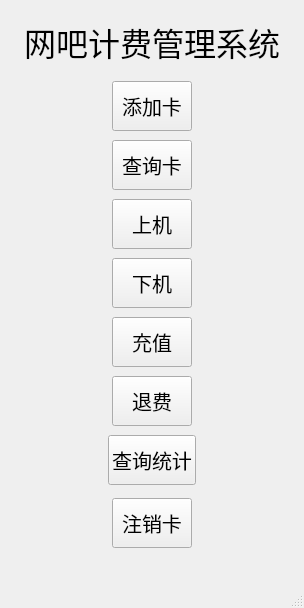
<?xml version="1.0" encoding="UTF-8"?>
<ui version="4.0">
 <class>menu</class>
 <widget class="QMainWindow" name="menu">
  <property name="geometry">
   <rect>
    <x>0</x>
    <y>0</y>
    <width>304</width>
    <height>594</height>
   </rect>
  </property>
  <property name="windowTitle">
   <string>menu</string>
  </property>
  <widget class="QWidget" name="centralwidget">
   <layout class="QVBoxLayout" name="verticalLayout">
    <item>
     <widget class="QWidget" name="widget" native="true">
      <layout class="QHBoxLayout" name="horizontalLayout">
       <property name="leftMargin">
        <number>9</number>
       </property>
       <property name="bottomMargin">
        <number>0</number>
       </property>
       <item>
        <spacer name="horizontalSpacer">
         <property name="orientation">
          <enum>Qt::Horizontal</enum>
         </property>
         <property name="sizeHint" stdset="0">
          <size>
           <width>40</width>
           <height>20</height>
          </size>
         </property>
        </spacer>
       </item>
       <item>
        <widget class="QLabel" name="label">
         <property name="font">
          <font>
           <family>Arial</family>
           <pointsize>24</pointsize>
          </font>
         </property>
         <property name="text">
          <string>网吧计费管理系统</string>
         </property>
        </widget>
       </item>
       <item>
        <spacer name="horizontalSpacer_2">
         <property name="orientation">
          <enum>Qt::Horizontal</enum>
         </property>
         <property name="sizeHint" stdset="0">
          <size>
           <width>40</width>
           <height>20</height>
          </size>
         </property>
        </spacer>
       </item>
      </layout>
     </widget>
    </item>
    <item>
     <widget class="QWidget" name="widget_2" native="true">
      <layout class="QGridLayout" name="gridLayout">
       <property name="topMargin">
        <number>0</number>
       </property>
       <property name="bottomMargin">
        <number>20</number>
       </property>
       <property name="verticalSpacing">
        <number>0</number>
       </property>
       <item row="2" column="0">
        <widget class="QWidget" name="widget_7" native="true">
         <layout class="QHBoxLayout" name="horizontalLayout_7">
          <property name="topMargin">
           <number>0</number>
          </property>
          <item>
           <spacer name="horizontalSpacer_9">
            <property name="orientation">
             <enum>Qt::Horizontal</enum>
            </property>
            <property name="sizeHint" stdset="0">
             <size>
              <width>40</width>
              <height>20</height>
             </size>
            </property>
           </spacer>
          </item>
          <item>
           <widget class="QPushButton" name="Qon">
            <property name="minimumSize">
             <size>
              <width>0</width>
              <height>50</height>
             </size>
            </property>
            <property name="font">
             <font>
              <pointsize>15</pointsize>
             </font>
            </property>
            <property name="text">
             <string>上机</string>
            </property>
           </widget>
          </item>
          <item>
           <spacer name="horizontalSpacer_10">
            <property name="orientation">
             <enum>Qt::Horizontal</enum>
            </property>
            <property name="sizeHint" stdset="0">
             <size>
              <width>40</width>
              <height>20</height>
             </size>
            </property>
           </spacer>
          </item>
         </layout>
        </widget>
       </item>
       <item row="3" column="0">
        <widget class="QWidget" name="widget_8" native="true">
         <layout class="QHBoxLayout" name="horizontalLayout_8">
          <property name="topMargin">
           <number>0</number>
          </property>
          <item>
           <spacer name="horizontalSpacer_11">
            <property name="orientation">
             <enum>Qt::Horizontal</enum>
            </property>
            <property name="sizeHint" stdset="0">
             <size>
              <width>40</width>
              <height>20</height>
             </size>
            </property>
           </spacer>
          </item>
          <item>
           <widget class="QPushButton" name="Qoff">
            <property name="minimumSize">
             <size>
              <width>0</width>
              <height>50</height>
             </size>
            </property>
            <property name="font">
             <font>
              <pointsize>15</pointsize>
             </font>
            </property>
            <property name="text">
             <string>下机</string>
            </property>
            <property name="iconSize">
             <size>
              <width>50</width>
              <height>50</height>
             </size>
            </property>
           </widget>
          </item>
          <item>
           <spacer name="horizontalSpacer_12">
            <property name="orientation">
             <enum>Qt::Horizontal</enum>
            </property>
            <property name="sizeHint" stdset="0">
             <size>
              <width>40</width>
              <height>20</height>
             </size>
            </property>
           </spacer>
          </item>
         </layout>
        </widget>
       </item>
       <item row="4" column="0">
        <widget class="QWidget" name="widget_4" native="true">
         <layout class="QHBoxLayout" name="horizontalLayout_3">
          <property name="topMargin">
           <number>0</number>
          </property>
          <item>
           <spacer name="horizontalSpacer_5">
            <property name="orientation">
             <enum>Qt::Horizontal</enum>
            </property>
            <property name="sizeHint" stdset="0">
             <size>
              <width>40</width>
              <height>20</height>
             </size>
            </property>
           </spacer>
          </item>
          <item>
           <widget class="QPushButton" name="Qcharge">
            <property name="minimumSize">
             <size>
              <width>0</width>
              <height>50</height>
             </size>
            </property>
            <property name="font">
             <font>
              <pointsize>15</pointsize>
             </font>
            </property>
            <property name="text">
             <string>充值</string>
            </property>
           </widget>
          </item>
          <item>
           <spacer name="horizontalSpacer_6">
            <property name="orientation">
             <enum>Qt::Horizontal</enum>
            </property>
            <property name="sizeHint" stdset="0">
             <size>
              <width>40</width>
              <height>20</height>
             </size>
            </property>
           </spacer>
          </item>
         </layout>
        </widget>
       </item>
       <item row="0" column="0">
        <widget class="QWidget" name="widget_3" native="true">
         <layout class="QHBoxLayout" name="horizontalLayout_2">
          <property name="spacing">
           <number>6</number>
          </property>
          <item>
           <spacer name="horizontalSpacer_4">
            <property name="orientation">
             <enum>Qt::Horizontal</enum>
            </property>
            <property name="sizeHint" stdset="0">
             <size>
              <width>10</width>
              <height>20</height>
             </size>
            </property>
           </spacer>
          </item>
          <item>
           <widget class="QPushButton" name="Qadd">
            <property name="minimumSize">
             <size>
              <width>40</width>
              <height>50</height>
             </size>
            </property>
            <property name="font">
             <font>
              <pointsize>15</pointsize>
             </font>
            </property>
            <property name="text">
             <string>添加卡</string>
            </property>
            <property name="autoRepeatDelay">
             <number>900</number>
            </property>
            <property name="default">
             <bool>false</bool>
            </property>
            <property name="flat">
             <bool>false</bool>
            </property>
           </widget>
          </item>
          <item>
           <spacer name="horizontalSpacer_3">
            <property name="orientation">
             <enum>Qt::Horizontal</enum>
            </property>
            <property name="sizeHint" stdset="0">
             <size>
              <width>60</width>
              <height>20</height>
             </size>
            </property>
           </spacer>
          </item>
         </layout>
        </widget>
       </item>
       <item row="5" column="0">
        <widget class="QWidget" name="widget_5" native="true">
         <layout class="QHBoxLayout" name="horizontalLayout_4">
          <property name="topMargin">
           <number>0</number>
          </property>
          <item>
           <spacer name="horizontalSpacer_13">
            <property name="orientation">
             <enum>Qt::Horizontal</enum>
            </property>
            <property name="sizeHint" stdset="0">
             <size>
              <width>40</width>
              <height>20</height>
             </size>
            </property>
           </spacer>
          </item>
          <item>
           <widget class="QPushButton" name="Qrefund">
            <property name="minimumSize">
             <size>
              <width>0</width>
              <height>50</height>
             </size>
            </property>
            <property name="font">
             <font>
              <pointsize>15</pointsize>
             </font>
            </property>
            <property name="text">
             <string>退费</string>
            </property>
           </widget>
          </item>
          <item>
           <spacer name="horizontalSpacer_14">
            <property name="orientation">
             <enum>Qt::Horizontal</enum>
            </property>
            <property name="sizeHint" stdset="0">
             <size>
              <width>40</width>
              <height>20</height>
             </size>
            </property>
           </spacer>
          </item>
         </layout>
        </widget>
       </item>
       <item row="1" column="0">
        <widget class="QWidget" name="widget_6" native="true">
         <layout class="QHBoxLayout" name="horizontalLayout_6">
          <property name="topMargin">
           <number>0</number>
          </property>
          <item>
           <spacer name="horizontalSpacer_7">
            <property name="orientation">
             <enum>Qt::Horizontal</enum>
            </property>
            <property name="sizeHint" stdset="0">
             <size>
              <width>40</width>
              <height>20</height>
             </size>
            </property>
           </spacer>
          </item>
          <item>
           <widget class="QPushButton" name="Qquery">
            <property name="minimumSize">
             <size>
              <width>0</width>
              <height>50</height>
             </size>
            </property>
            <property name="font">
             <font>
              <pointsize>15</pointsize>
             </font>
            </property>
            <property name="text">
             <string>查询卡</string>
            </property>
           </widget>
          </item>
          <item>
           <spacer name="horizontalSpacer_8">
            <property name="orientation">
             <enum>Qt::Horizontal</enum>
            </property>
            <property name="sizeHint" stdset="0">
             <size>
              <width>40</width>
              <height>20</height>
             </size>
            </property>
           </spacer>
          </item>
         </layout>
        </widget>
       </item>
       <item row="7" column="0">
        <widget class="QWidget" name="widget_10" native="true">
         <layout class="QHBoxLayout" name="horizontalLayout_10">
          <property name="topMargin">
           <number>4</number>
          </property>
          <item>
           <spacer name="horizontalSpacer_17">
            <property name="orientation">
             <enum>Qt::Horizontal</enum>
            </property>
            <property name="sizeHint" stdset="0">
             <size>
              <width>40</width>
              <height>20</height>
             </size>
            </property>
           </spacer>
          </item>
          <item>
           <widget class="QPushButton" name="Qlogout">
            <property name="minimumSize">
             <size>
              <width>0</width>
              <height>50</height>
             </size>
            </property>
            <property name="font">
             <font>
              <family>Segoe MDL2 Assets</family>
              <pointsize>15</pointsize>
             </font>
            </property>
            <property name="text">
             <string>注销卡</string>
            </property>
           </widget>
          </item>
          <item>
           <spacer name="horizontalSpacer_18">
            <property name="orientation">
             <enum>Qt::Horizontal</enum>
            </property>
            <property name="sizeHint" stdset="0">
             <size>
              <width>40</width>
              <height>20</height>
             </size>
            </property>
           </spacer>
          </item>
         </layout>
        </widget>
       </item>
       <item row="6" column="0">
        <widget class="QWidget" name="widget_9" native="true">
         <layout class="QHBoxLayout" name="horizontalLayout_9">
          <property name="topMargin">
           <number>0</number>
          </property>
          <property name="bottomMargin">
           <number>9</number>
          </property>
          <item>
           <spacer name="horizontalSpacer_15">
            <property name="orientation">
             <enum>Qt::Horizontal</enum>
            </property>
            <property name="sizeHint" stdset="0">
             <size>
              <width>40</width>
              <height>20</height>
             </size>
            </property>
           </spacer>
          </item>
          <item>
           <widget class="QPushButton" name="Qanalyze">
            <property name="minimumSize">
             <size>
              <width>0</width>
              <height>50</height>
             </size>
            </property>
            <property name="font">
             <font>
              <pointsize>15</pointsize>
             </font>
            </property>
            <property name="text">
             <string>查询统计</string>
            </property>
           </widget>
          </item>
          <item>
           <spacer name="horizontalSpacer_16">
            <property name="orientation">
             <enum>Qt::Horizontal</enum>
            </property>
            <property name="sizeHint" stdset="0">
             <size>
              <width>40</width>
              <height>20</height>
             </size>
            </property>
           </spacer>
          </item>
         </layout>
        </widget>
       </item>
      </layout>
     </widget>
    </item>
   </layout>
  </widget>
  <widget class="QStatusBar" name="statusbar"/>
 </widget>
 <resources/>
 <connections/>
</ui>
